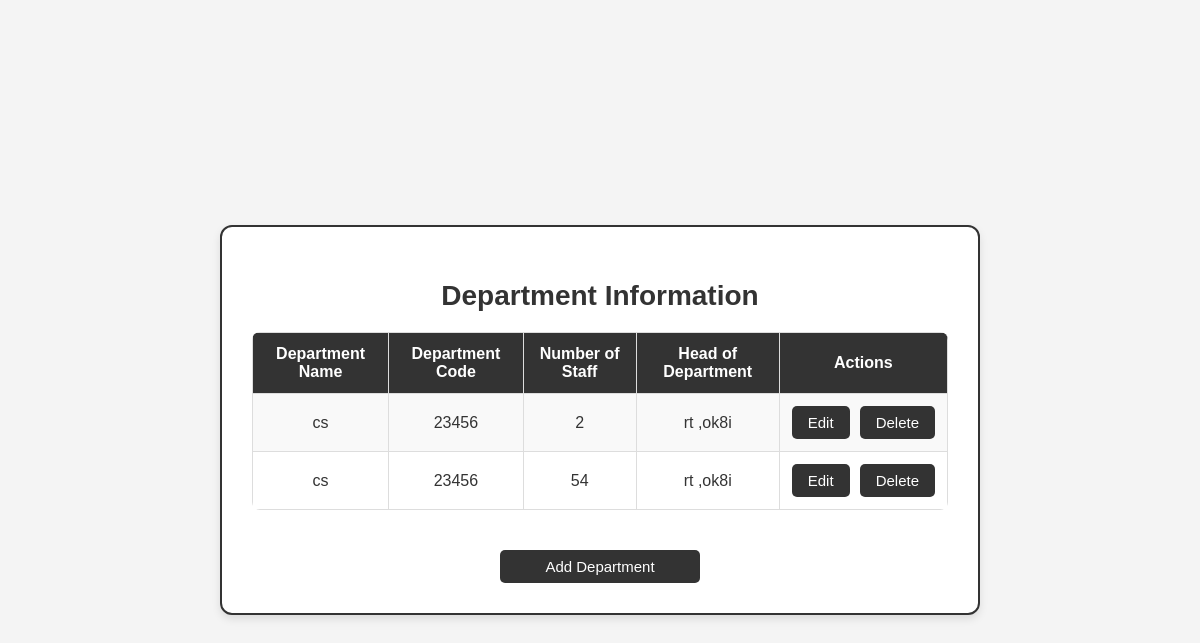
Screenshot of /viewdep with the database file from the repository.
### myapp/models.py (models this page shows)
class adddepartment(models.Model):
    departmentname = models.CharField(max_length=50,null=True, blank=True)
    departmentcode = models.CharField(max_length=50,null=True, blank=True)
    departmentstaff = models.CharField(max_length=50,null=True, blank=True)
    hod = models.CharField(max_length=50,null=True, blank=True)

### myapp/views.py (the view)
# urls.py: path('viewdep', viewdep.as_view(), name='viewdep'),
class viewdep(View):
    def get(self, request):
        vi=adddepartment.objects.all()
        return render(request, 'Administrator/viewdep.html',{'data':vi})

### templates/Administrator/viewdep.html (shortened to what this page needs)
<!DOCTYPE html>
<html lang="en">
<head>
</head>
<body>
    <div class="container">
        <h2>Department Information</h2>
        <table>
            <tr>
                <th>Department Name</th>
                <th>Department Code</th>
                <th>Number of Staff</th>
                <th>Head of Department</th>
                <th colspan="2">Actions</th>
            </tr>
            {% for i in data %}
            <tr>
                <td>{{ i.departmentname }}</td>
                <td>{{ i.departmentcode }}</td>
                <td>{{ i.departmentstaff }}</td>
                <td>{{ i.hod }}</td>
                <td>
                    <div class="action-container">
                        <a href="/edit_department/{{ i.id }}/"><button class="action-btn">Edit</button></a>
                        <a href="/delete_department/{{ i.id }}/"><button class="action-btn">Delete</button></a>
                    </div>
                </td>
            </tr>
            {% endfor %}
        </table>
        <a href="/adddepartment"><button class="add-btn">Add Department</button></a>
    </div>
</body>
</html>

### templates/Administrator/viewdep.html (style rules this page uses)
body { font-family: Arial, sans-serif; margin: 0; padding: 20px; background-color: #f4f4f4; display: flex; justify-content: center; align-items: center; min-height: 100vh; flex-direction: column; }
.container { background: white; padding: 30px; border-radius: 12px; box-shadow: 0 4px 8px rgba(0, 0, 0, 0.1); text-align: center; width: 60%; max-width: 800px; border: 2px solid #333; }
h2 { color: #333; margin-bottom: 20px; font-size: 28px; }
table { width: 100%; border-collapse: collapse; margin: 20px 0; border-radius: 8px; overflow: hidden; }
th, td { border: 1px solid #ddd; padding: 12px; text-align: center; color: #333; }
th { background-color: #333; color: white; font-weight: bold; }
tr:nth-child(even) { background-color: #f9f9f9; }
.action-container { display: flex; gap: 10px; justify-content: center; }
.action-btn, .add-btn { padding: 8px 16px; border: none; cursor: pointer; font-size: 15px; border-radius: 5px; transition: 0.3s; background-color: #333; color: white; }
.add-btn { margin-top: 20px; width: 200px; }
a { text-decoration: none; }

### rows the page displays
adddepartment: departmentname "cs", departmentcode "23456", departmentstaff "2", hod "rt ,ok8i"
adddepartment: departmentname "cs", departmentcode "23456", departmentstaff "54", hod "rt ,ok8i"
